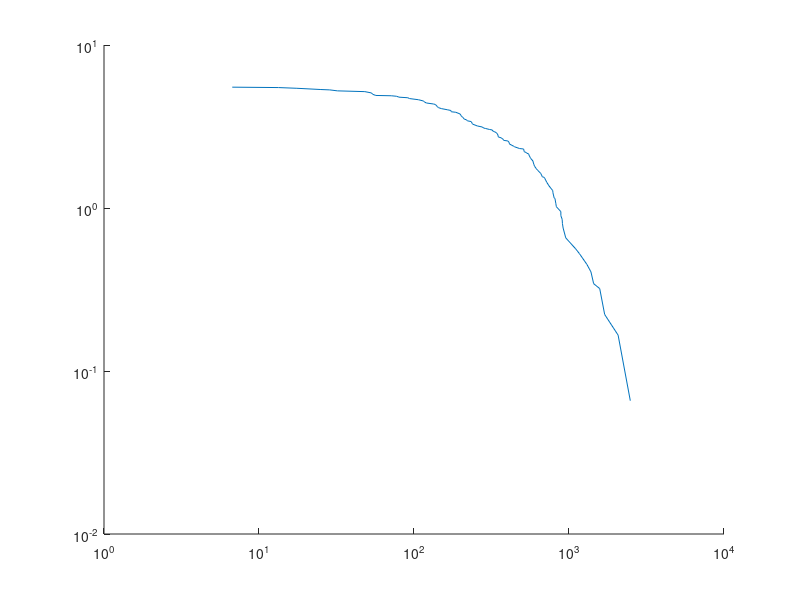

Here is the MATLAB script that generated this plot: (Note: this script raises an error after producing the figure.)
% create some random matrix K with decaying eigenvalues:
n=100; noiselevel=1e-1;
[Q,~] = qr(randn(n));
L=[n:-1:1]'./n^2;
K=Q*diag(L)*Q';
aex = rand(n,1);
noise = norm(aex,inf)* noiselevel *rand(n,1);
f = K*aex + noise;

a = (Q'*f)./L;

eta = cumsum(abs(a));
rho = flipud(cumsum(abs(f)));

clf
hold on;
loglog(eta,rho);
gamma=corner(eta,rho)
loglog(eta(gamma), rho(gamma), '.', 'MarkerSize',30); grid on;
hold off;

